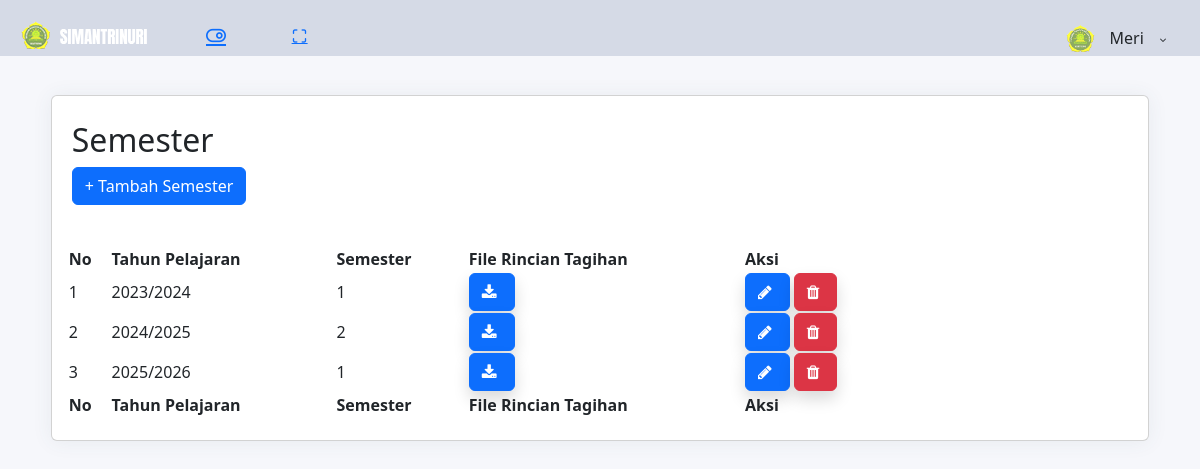
The app's page /dashboard/semester.php (signed in), older data.
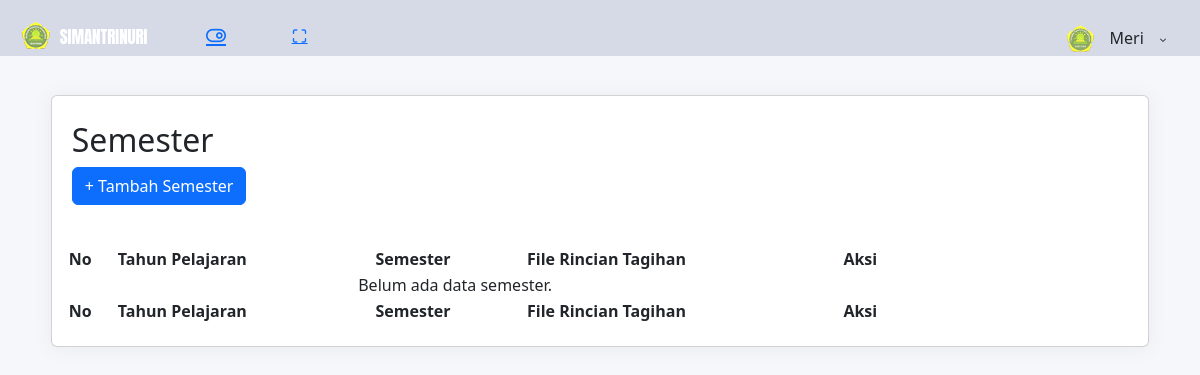
The same page, newer data.
### tables this page shows
CREATE TABLE `transaksi_detail` (
  `id_transaksi_detail` int(11) NOT NULL,
  `tagihan` int(100) DEFAULT 0,
  `semester` int(1) DEFAULT NULL,
  `tahun_pelajaran` varchar(255) DEFAULT '0',
  `file_rincian_tagihan` text DEFAULT NULL
);

### dashboard/semester.php (the view, shortened to what this page needs)
<?php
$pageTitle = "Semester";
include 'template/header.php';
include 'template/sidebar.php';
include '../connection.php';
?>
<div class="content-body">
    <div class="container-fluid">
        <div class="row">
            <div class="col-12">
                <div class="card">
                    <div class="card-header">
                        <h2><?php echo $pageTitle; ?></h2>
                        <a type="button" href="semester_tambah.php" class="btn btn-rounded btn-primary">+ Tambah Semester</a>
                    </div>
                    <div class="card-body">
                        <div class="table-responsive">
                            <table id="example" class="display" style="min-width: 845px">
                                <thead>
                                    <tr>
                                        <th>No</th>
                                        <th>Tahun Pelajaran</th>
                                        <th>Semester</th>
                                        <th>File Rincian Tagihan</th>
                                        <th>Aksi</th>
                                    </tr>
                                </thead>
                                <tbody>
                                    <?php
                                    $query = "SELECT * FROM transaksi_detail";
                                    $result = mysqli_query($connection, $query);
                                    if (mysqli_num_rows($result) > 0) {
                                        $counter = 1;
                                        while ($row = mysqli_fetch_assoc($result)) {
                                    ?>
                                            <tr>
                                                <td><?php echo $counter++; ?></td>
                                                <td><?php echo $row['tahun_pelajaran']; ?></td>
                                                <td><?php echo $row['semester']; ?></td>
                                                <td>
                                                    <a href="frtpdf/frtTapel<?php $tapel = $row['tahun_pelajaran'];
                                                                            $tapelc = str_replace('/', '', $tapel);
                                                                            echo $tapelc;  ?>Sems<?php echo $row['semester']; ?>.pdf" class="btn btn-primary shadow sharp me-1">
                                                        <i class="fa fa-download"></i>
                                                </td>
                                                <td>
                                                    <div class="d-flex">
                                                        <a href="semester_update.php?id=<?php echo $row['id_transaksi_detail']; ?>" class="btn btn-primary shadow sharp me-1">
                                                            <i class="fa fa-pencil"></i>
                                                        </a>
                                                        <form method="post" action="">
                                                            <button type="submit" name="delete_transaksi" class="btn btn-danger shadow  sharp me-1" onclick="return confirm('Anda yakin ingin menghapus data semester ini ?');">
                                                                <i class="fa fa-trash"></i>
                                                            </button>
                                                        </form>
                                                    </div>
                                                </td>
                                            </tr>
                                        <?php
                                        }
                                    } else {
                                        ?>
                                        <tr>
                                            <td colspan="4" class="text-center">Belum ada data semester.</td>
                                        </tr>
                                    <?php
                                    }
                                    ?>
                                </tbody>
                                <tfoot>
                                    <tr>
                                        <th>No</th>
                                        <th>Tahun Pelajaran</th>
                                        <th>Semester</th>
                                        <th>File Rincian Tagihan</th>
                                        <th>Aksi</th>
                                    </tr>
                                </tfoot>
                            </table>
                        </div>
                    </div>
                </div>
            </div>
        </div>
    </div>
</div>
<?php
include 'template/footer.php';
?>

### dashboard/template/header.php (shortened to what this page needs)
<?php
$userName = '';
if (isset($_SESSION['user_id'])) {
    $userId = $_SESSION['user_id'];
    include '../connection.php';
    $query = "SELECT * FROM admin WHERE id_admin = '$userId'";
    $result = mysqli_query($connection, $query);
    if (mysqli_num_rows($result) === 1) {
        $row = mysqli_fetch_assoc($result);
        $userName = $row['nama'];
    }
}
?>
<!DOCTYPE html>
<html lang="en">
<head>
    <link rel="stylesheet" type="text/css" href="..\files\bower_components\bootstrap\css\bootstrap.min.css">
    <link rel="stylesheet" type="text/css" href="..\files\assets\icon\feather\css\feather.css">
    <link rel="stylesheet" type="text/css" href="..\files\assets\icon\font-awesome\css\font-awesome.min.css">
    <link rel="stylesheet" type="text/css" href="..\files\assets\css\style.css">
    <link rel="stylesheet" type="text/css" href="..\files\assets\css\jquery.mCustomScrollbar.css">
    <link rel="stylesheet" href="https://cdn.jsdelivr.net/npm/bootstrap-select@1.13.14/dist/css/bootstrap-select.min.css">
    <link rel="stylesheet" href="https://cdn.jsdelivr.net/npm/bootstrap@5.3.0/dist/css/bootstrap.min.css">
    <link rel="stylesheet" href="https://cdn.jsdelivr.net/npm/bootstrap-select@1.13.14/dist/css/bootstrap-select.min.css">
</head>
<body>
    <div id="pcoded" class="pcoded">
        <div class="pcoded-container navbar-wrapper">
            <nav class="navbar header-navbar pcoded-header">
                <div class="navbar-wrapper">
                    <div class="navbar-logo">
                        <a class="mobile-menu" id="mobile-collapse" href="#!">
                            <i class="feather icon-menu"></i>
                        </a>
                        <a href="index-1.htm">
                            <img class="img-fluid" src="..\files\assets\images\logo.png" alt="Theme-Logo">
                        </a>
                    </div>
                    <div class="navbar-container container-fluid">
                        <ul class="nav-left">
                            <li>
                                <a href="#!" onclick="javascript:toggleFullScreen()">
                                    <i class="feather icon-maximize full-screen"></i>
                                </a>
                            </li>
                        </ul>
                        <ul class="nav-right">
                            <li class="user-profile header-notification">
                                <div class="dropdown-primary dropdown">
                                    <div class="dropdown-toggle" data-toggle="dropdown">
                                        <img src="..\files\assets\images\avatar.png" class="img-radius" alt="User-Profile-Image">
                                        <span><?php echo $userName; ?></span>
                                        <i class="feather icon-chevron-down"></i>
                                    </div>
                                </div>
                            </li>
                        </ul>
                    </div>
                </div>
            </nav>

### dashboard/template/sidebar.php (shortened to what this page needs)
<div class="pcoded-main-container">
    <div class="pcoded-wrapper">
        <div class="pcoded-content">
            <div class="pcoded-inner-content">
                <div class="main-body">
                    <div class="page-wrapper">
                        <div class="page-body">

### dashboard/template/footer.php (shortened to what this page needs)
</div>
</div>
</div>
</div>
</div>
</div>
</div>
</div>
</div>

Row changes from the older to the newer data that the page shows:
removed transaksi_detail: tahun_pelajaran "2023/2024", semester "1"
removed transaksi_detail: tahun_pelajaran "2024/2025", semester "2"
removed transaksi_detail: tahun_pelajaran "2025/2026", semester "1"
Text that changed along with them:
text now shown: "Belum ada data semester."
